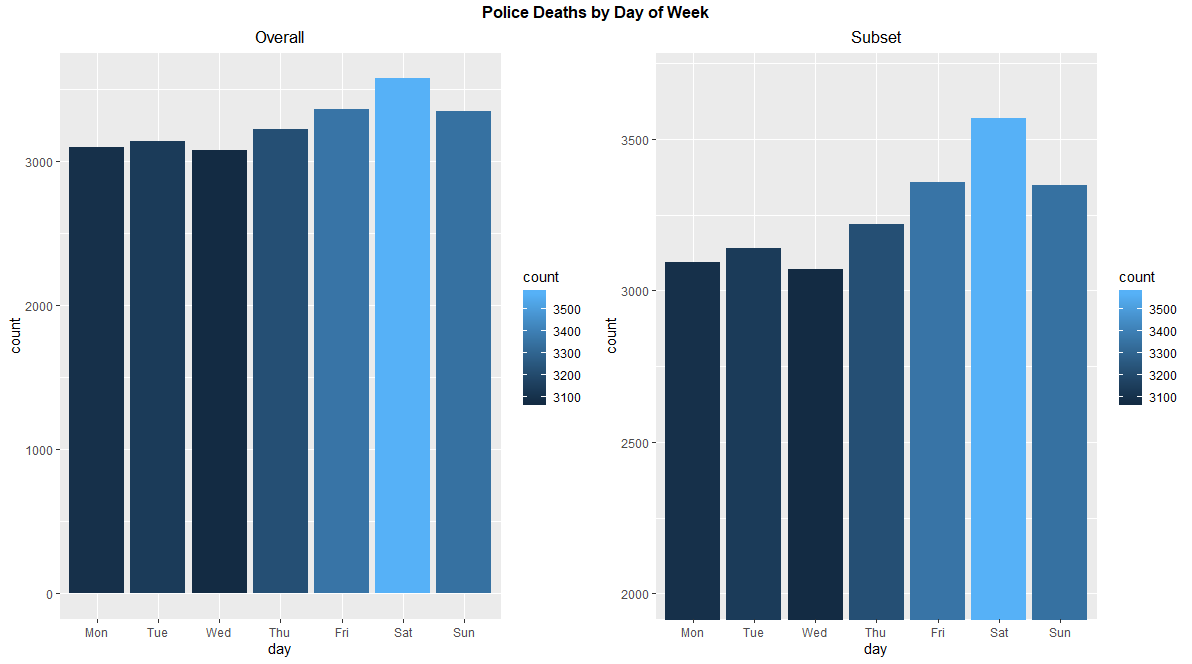

Generate this figure with R:
# setwd("C:/Users/Alondra/Documents/School/Spring 2020/STAT 3355/Project Stuffs")
deaths <- read.csv("police.deaths.csv")

deaths$day <- factor(deaths$day, labels = c("Mon", "Tue", "Wed", "Thu", "Fri", "Sat", "Sun"), 
                     levels = c("Mon", "Tue", "Wed", "Thu", "Fri", "Sat", "Sun"), 
                     ordered = TRUE)
# library(ggplot2)
overall <- ggplot(data = deaths) +
  geom_bar(mapping = aes(x = day, fill = ..count..)) +
  labs(title = "Overall") +
  theme(plot.title = element_text(hjust = 0.5, size = 13))

subset <- ggplot(data = deaths) +
  geom_bar(mapping = aes(x = day, fill = ..count..)) +
  labs(title = "Subset") +
  theme(plot.title = element_text(hjust = 0.5, size = 13)) +
  coord_cartesian(ylim=c(2000,3700))

# library(gridExtra)
# library(grid)
grid.arrange(overall, subset, ncol = 2,
             top = textGrob("Police Deaths by Day of Week", 
                            hjust = 0.5,
                            gp = gpar(fontface = "bold")))
